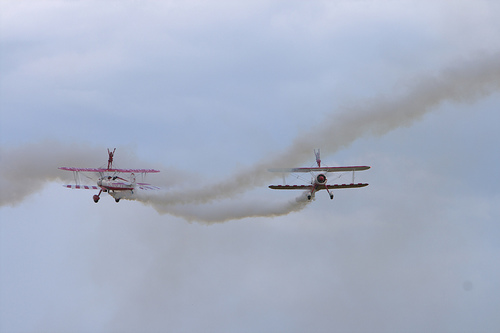
#> input picture data/detection/2008_007442.jpg, 500 x 333 px
$ jupyter execute --allow-errors cv2_photometric.ipynb   (older library calls are emulated)
#> lines starting #> are read from the running program, lines starting #| are printed output that depends on the picture
## 加载图像

[cell 1]
import cv2
import matplotlib.pyplot as plt
import numpy as np
import random
image_path='../data/detection/2008_007442.jpg'
annotation_path='../data/detection/2008_007442.npy'
im=cv2.imread(image_path)[...,::-1]
#> (the rest of this cell did not finish here and is left out)

## ConvertColor

[cell 2]
class ConvertColor(object):
    """
    色彩空间转换
    """

    def __init__(self, current, transform):
        self.transform = transform
        self.current = current

    def __call__(self, image, gt_boxes=None, labels=None):
        """

        :param image: [H,W,3]
        :param gt_boxes: [N,(y1,x1,y2,x2)]
        :param labels: [N]
        :return:
        """
        if self.current == 'BGR' and self.transform == 'HSV':
            image = cv2.cvtColor(image, cv2.COLOR_BGR2HSV)
        elif self.current == 'RGB' and self.transform == 'HSV':
            image = cv2.cvtColor(image, cv2.COLOR_RGB2HSV)
        elif self.current == 'BGR' and self.transform == 'RGB':
            image = cv2.cvtColor(image, cv2.COLOR_BGR2RGB)
        elif self.current == 'HSV' and self.transform == 'BGR':
            image = cv2.cvtColor(image, cv2.COLOR_HSV2BGR)
        elif self.current == 'HSV' and self.transform == "RGB":
            image = cv2.cvtColor(image, cv2.COLOR_HSV2RGB)
        else:
            raise NotImplementedError
        return Identity()(image, gt_boxes, labels)


class Identity(object):
    """
    恒等转换
    """

    def __init__(self):
        super(Identity, self).__init__()

    def __call__(self, image, gt_boxes=None, labels=None):
        if gt_boxes is None:
            return image
        return image, gt_boxes, labels

[cell 3]
hsv=ConvertColor('RGB','HSV')(im)
#> in __call__, `image = cv2.cvtColor(image, cv2.COLOR_RGB2HSV)`: image: shape (333, 500, 3); mean H, S, V 110.1, 38.9, 196.4
plt.imshow(hsv)

[cell 4]
np.min(hsv[:,:,0]),np.max(hsv[:,:,0])
#> Out = (0, 179)

[cell 5]
np.min(hsv[:,:,1]),np.max(hsv[:,:,1])
#> Out = (0, 255)

[cell 6]
np.min(hsv[:,:,2]),np.max(hsv[:,:,2])
#> Out = (2, 243)

## Saturation

[cell 7]
class Saturation(object):
    """
    改变HSV图像的饱和度
    """

    def __init__(self, factor):
        if factor <= 0.0:
            raise ValueError("It must be `factor > 0`.")
        self.factor = factor

    def __call__(self, image, gt_boxes=None, labels=None):
        image = image.copy().astype(np.float32)
        image[:, :, 1] = np.clip(image[:, :, 1] * self.factor, 0, 255)
        return Identity()(image.astype(np.uint8), gt_boxes, labels)

[cell 8]
hsv1=Saturation(factor=1.5)(hsv)
plt.imshow(ConvertColor('HSV','RGB')(hsv1))

[cell 9]
hsv1=Saturation(factor=0.5)(hsv)
plt.imshow(ConvertColor('HSV','RGB')(hsv1))

## Hue

[cell 10]
class Hue(object):
    """
    改变颜色
    """

    def __init__(self, delta):
        if not (-180 <= delta <= 180):
            raise ValueError("`delta` must be in the closed interval `[-180, 180]`.")
        self.delta = delta

    def __call__(self, image, gt_boxes=None, labels=None):
        image = image.copy().astype(np.float32)
        image[:, :, 0] = np.clip(image[:, :, 0] + self.delta, 0, 180)
        return Identity()(image.astype(np.uint8), gt_boxes, labels)

[cell 11]
hsv1=Hue(delta=30)(hsv)
plt.imshow(ConvertColor('HSV','RGB')(hsv1))

[cell 12]
hsv1=Hue(delta=-30)(hsv)
plt.imshow(ConvertColor('HSV','RGB')(hsv1))

## Brightness

[cell 13]
class Brightness(object):
    """
    改变RGB图像的亮度
    """

    def __init__(self, delta):
        """
        :param delta: 改变的像素值
        """
        self.delta = delta

    def __call__(self, image, gt_boxes=None, labels=None):
        image = image.copy().astype(np.float)
        image = np.clip(image + self.delta, 0, 255).astype(np.uint8)
        return Identity()(image, gt_boxes, labels)

[cell 14]
img = Brightness(50)(im)
plt.imshow(img)

[cell 15]
img = Brightness(-50)(im)
#> in __call__ (call 2), `image = np.clip(image + self.delta, 0, 255).astype(np.uint8)`:
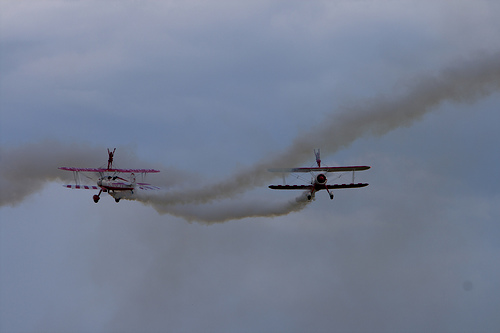
#> image: shape (333, 500, 3); mean R, G, B 116.6, 126, 146.3
plt.imshow(img)

## Contrast

[cell 16]
class Contrast(object):
    """
    改变对比度
    """

    def __init__(self, factor):
        if factor <= 0.0:
            raise ValueError("It must be `factor > 0`.")
        self.factor = factor

    def __call__(self, image, gt_boxes=None, labels=None):
        image = image.astype(np.float32)
        image = np.clip(127.5 + self.factor * (image - 127.5), 0, 255)
        return Identity()(image.astype(np.uint8), gt_boxes, labels)

[cell 17]
img = Contrast(1.5)(im)
#> in __call__, `image = np.clip(127.5 + self.factor * (image - 127.5), 0, 255)`:
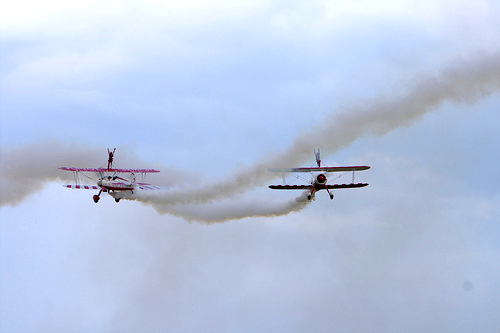
#> image: shape (333, 500, 3) float32; mean R, G, B 186, 200.2, 226.9
#> in __call__, `return Identity()(image.astype(np.uint8), gt_boxes, labels)`:
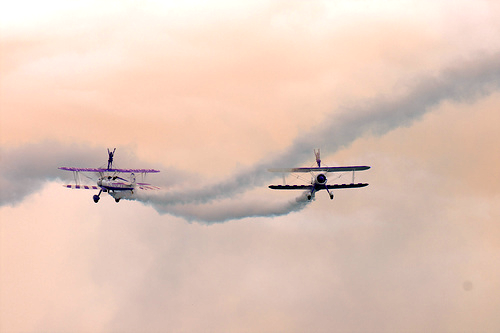
#> returned value: shape (333, 500, 3); mean of channels 0, 1, 2 185.5, 199.7, 226.5; drawn as B, G, R
plt.imshow(img)

[cell 18]
img = Contrast(0.5)(im)
#> in __call__ (call 2), `return Identity()(image.astype(np.uint8), gt_boxes, labels)`:
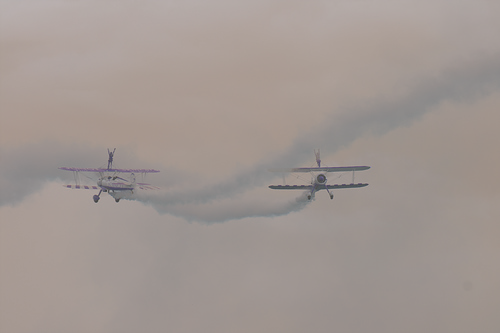
#> returned value: shape (333, 500, 3); mean of channels 0, 1, 2 146.5, 151.2, 161.4; drawn as B, G, R
plt.imshow(img)

## Gamma

[cell 19]
class Gamma(object):
    """
    改变RGB图像的gamma值
    """

    def __init__(self, gamma):
        if gamma <= 0.0:
            raise ValueError("It must be `gamma > 0`.")
        self.gamma = gamma
        self.gamma_inv = 1.0 / gamma
        self.table = np.array([((i / 255.0) ** self.gamma_inv) * 255 for i in np.arange(0, 256)]).astype("uint8")

    def __call__(self, image, gt_boxes=None, labels=None):
        image = cv2.LUT(image, self.table)
        return Identity()(image, gt_boxes, labels)

[cell 20]
img = Gamma(0.3)(im)
#> in __call__, `image = cv2.LUT(image, self.table)`:
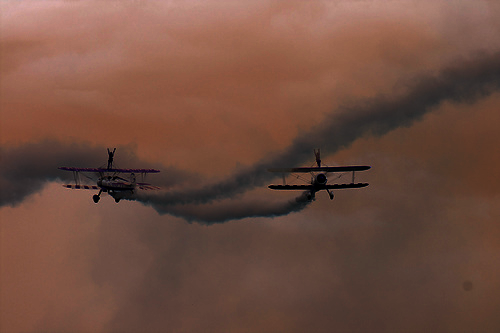
#> image: shape (333, 500, 3); mean of channels 0, 1, 2 63.6, 76.7, 111.5; drawn as B, G, R
plt.imshow(img)

[cell 21]
img = Gamma(1.5)(im)
#> in __call__ (call 2), `image = cv2.LUT(image, self.table)`:
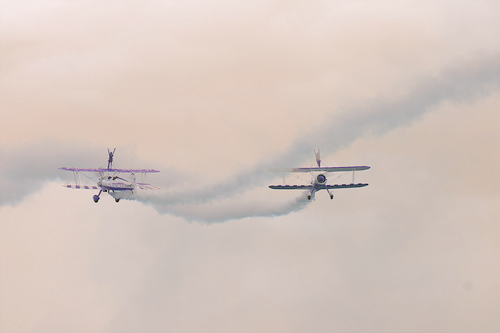
#> image: shape (333, 500, 3); mean of channels 0, 1, 2 191.2, 198.3, 213.2; drawn as B, G, R
plt.imshow(img)

## HistogramEqualization

[cell 22]
class HistogramEqualization:
    """
    对HSV图像做直方图均衡化
    """

    def __init__(self):
        super(HistogramEqualization, self).__init__()

    def __call__(self, image, gt_boxes=None, labels=None):
        image[:, :, 2] = cv2.equalizeHist(image[:, :, 2])
        return Identity()(image, gt_boxes, labels)

[cell 23]
img = HistogramEqualization()(im)
#> in __call__, `image[:, :, 2] = cv2.equalizeHist(image[:, :, 2])`:
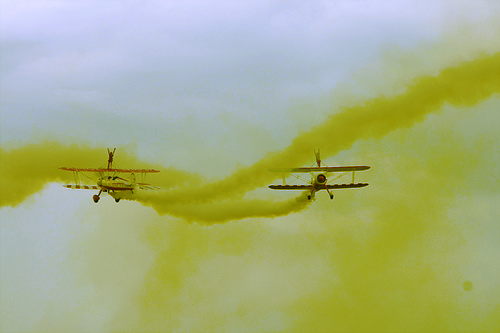
#> image: shape (333, 500, 3); mean R, G, B 166.5, 176, 129.6
plt.imshow(img)

## ChannelSwap

[cell 24]
class ChannelSwap(object):
    """
    通道交换
    """

    def __init__(self, order):
        self.order = order

    def __call__(self, image, gt_boxes=None, labels=None):
        image = image[:, :, self.order]
        return Identity()(image, gt_boxes, labels)

[cell 25]
img = ChannelSwap([1,2,0])(im)
#> in __call__, `image = image[:, :, self.order]`:
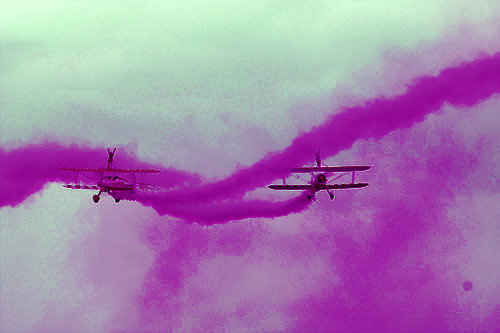
#> image: shape (333, 500, 3); mean of channels 0, 1, 2 176, 129.6, 166.5; drawn as B, G, R
plt.imshow(img)

## Random

[cell 26]
class RandomSaturation(object):
    def __init__(self, prob=0.5, lower=0.5, upper=1.5):
        self.prob = prob
        self.lower = lower
        self.upper = upper
        assert self.upper >= self.lower, "saturation upper must be >= lower."
        assert self.lower >= 0, "saturation lower must be non-negative."

    def __call__(self, image, gt_boxes=None, labels=None):
        if random.random() < self.prob:
            alpha = random.uniform(self.lower, self.upper)
            return Saturation(factor=alpha)(image, gt_boxes, labels)
        return Identity()(image, gt_boxes, labels)

class RandomBrightness(object):
    def __init__(self, prob=0.5, delta=32):
        assert delta >= 0.0
        assert delta <= 255.0
        self.prob = prob
        self.delta = delta

    def __call__(self, image, gt_boxes=None, labels=None):
        if random.random() < self.prob:
            delta = random.uniform(-self.delta, self.delta)
            return Brightness(delta)(image, gt_boxes, labels)
        return Identity()(image, gt_boxes, labels)

class RandomContrast(object):
    def __init__(self, prob=0.5, lower=0.5, upper=1.5):
        self.prob = prob
        self.lower = lower
        self.upper = upper
        assert self.upper >= self.lower, "contrast upper must be >= lower."
        assert self.lower >= 0, "contrast lower must be non-negative."

    def __call__(self, image, gt_boxes=None, labels=None):
        if random.random() < self.prob:
            alpha = random.uniform(self.lower, self.upper)
            return Contrast(factor=alpha)(image, gt_boxes, labels)
        return Identity()(image, gt_boxes, labels)
class RandomHue(object):
    def __init__(self, prob=0.5, delta=18.0):
        assert -180 <= delta <= 180, "`delta` must be in the closed interval `[-180, 180]`."
        self.delta = delta
        self.prob = prob

    def __call__(self, image, gt_boxes=None, labels=None):
        if random.random() < self.prob:
            delta = random.uniform(-self.delta, self.delta)
            return Hue(delta)(image, gt_boxes, labels)
        return Identity()(image, gt_boxes, labels)

class RandomChannelSwap(object):
    def __init__(self, prob=0.5):
        self.prob = prob
        self.perms = ((0, 1, 2), (0, 2, 1),
                      (1, 0, 2), (1, 2, 0),
                      (2, 0, 1), (2, 1, 0))

    def __call__(self, image, gt_boxes=None, labels=None):
        if random.random() < self.prob:
            i=np.random.randint(0, len(self.perms))
            print("i:{}".format(i))
            order = self.perms[i]
            return ChannelSwap(order)(image, gt_boxes, labels)
        return Identity()(image, gt_boxes, labels)

## PhotometricDistort

[cell 27]
class Compose(object):
    """
    组合多个转换
    """

    def __init__(self, transforms):
        self.transforms = transforms

    def __call__(self, img, gt_boxes=None, labels=None):
        for t in self.transforms:
            if gt_boxes is not None:
                img, gt_boxes, labels = t(img, gt_boxes, labels)
            else:
                img = t(img)
        return img, gt_boxes, labels
class PhotometricDistort(object):
    def __init__(self):
        self.pd = [
            RandomContrast(),  # RGB
            ConvertColor(current="RGB", transform='HSV'),  # HSV
            RandomSaturation(),  # HSV
            RandomHue(),  # HSV
            ConvertColor(current='HSV', transform='RGB'),  # RGB
            RandomContrast()  # RGB
        ]
        self.rand_brightness = RandomBrightness()
        self.rand_light_noise = RandomChannelSwap()

    def __call__(self, image, boxes=None, labels=None):
        im = image.copy()
        im, boxes, labels = self.rand_brightness(im, boxes, labels)
        if random.random() < 0.5:
            distort = Compose(self.pd[:-1])
        else:
            distort = Compose(self.pd[1:])
        im, boxes, labels = distort(im, boxes, labels)
        return self.rand_light_noise(im, boxes, labels)

[cell 28]
img,_,_ = PhotometricDistort()(im,[],[])
#> in __call__, `im, boxes, labels = self.rand_brightness(im, boxes, labels)`: boxes = []
#> the loop in __call__, `for t in self.transforms:` made 5 passes
#> pass 2, in __call__ (call 3), `image = image.copy().astype(np.float32)`:
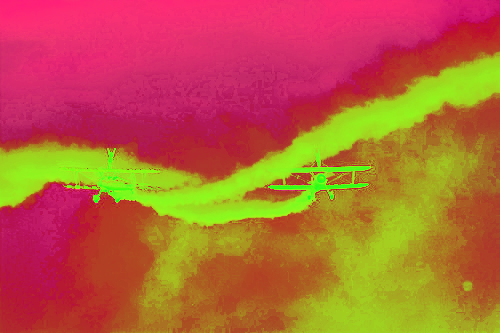
#> image: shape (333, 500, 3) float32; mean of channels 0, 1, 2 59.3, 96.8, 183.2; drawn as B, G, R
#> after the loop in __call__, `for t in self.transforms:`: img: shape (333, 500, 3); mean H, S, V 181.9, 191.4, 144.2
#> in __call__ (call 2), `image = image[:, :, self.order]`:
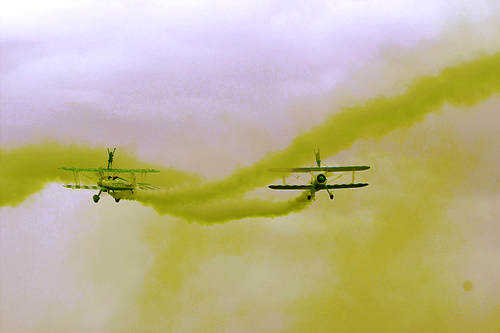
#> image: shape (333, 500, 3); mean of channels 0, 1, 2 144.2, 181.9, 191.4; drawn as B, G, R

$ run again, with data/detection/2010_005061.jpg copied over data/detection/2008_007442.jpg
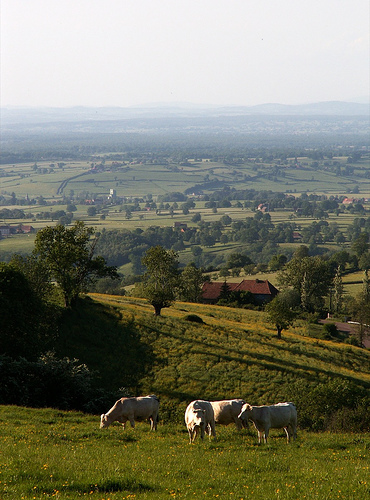
#> input picture data/detection/2010_005061.jpg, 370 x 500 px
#> `np.min(hsv[:,:,0]),np.max(hsv[:,:,0])`: Out = (0, 179)
#> `np.min(hsv[:,:,1]),np.max(hsv[:,:,1])`: Out = (0, 255)
#> in __call__, `image = image[:, :, self.order]`:
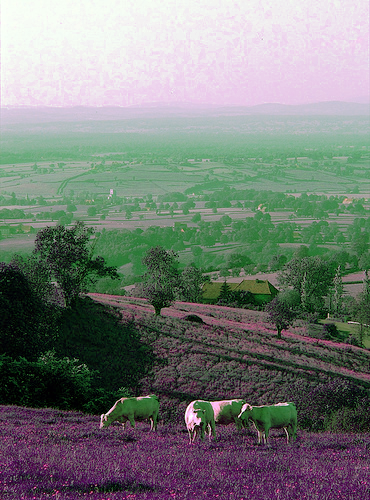
#> image: shape (500, 370, 3); mean of channels 0, 1, 2 119.7, 124.6, 118.6; drawn as B, G, R
#> in __call__, `im, boxes, labels = self.rand_brightness(im, boxes, labels)`: boxes = []
#> in __call__ (call 2), `image = image[:, :, self.order]`:
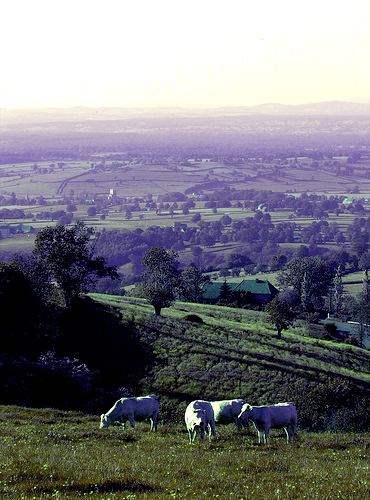
#> image: shape (500, 370, 3); mean of channels 0, 1, 2 126.3, 119.4, 120.1; drawn as B, G, R

$ run again, with data/detection/2011_000538.jpg copied over data/detection/2008_007442.jpg
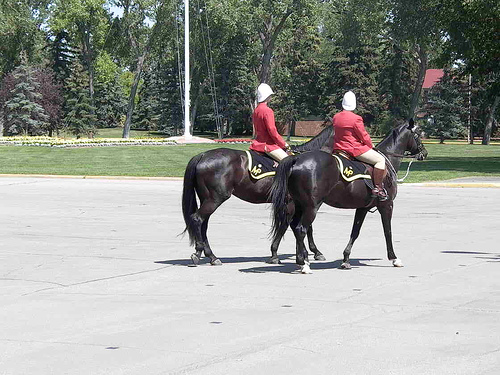
#> input picture data/detection/2011_000538.jpg, 500 x 375 px
#> `np.min(hsv[:,:,0]),np.max(hsv[:,:,0])`: Out = (0, 179)
#> `np.min(hsv[:,:,1]),np.max(hsv[:,:,1])`: Out = (0, 255)
#> in __call__, `im, boxes, labels = self.rand_brightness(im, boxes, labels)`: boxes = []
#> in __call__ (call 2), `image = image[:, :, self.order]`:
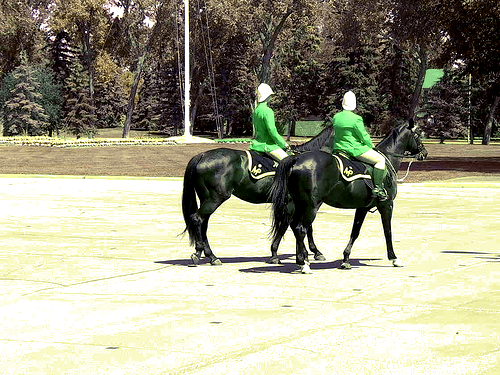
#> image: shape (375, 500, 3); mean of channels 0, 1, 2 137, 158.7, 160.9; drawn as B, G, R
